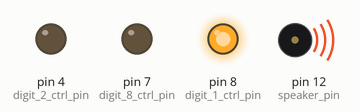
Simulated run of this sketch. Board: Arduino Uno, built with avr-gcc and run on an emulated ATmega328P. Shown: output pins drawn as LEDs (lit = HIGH), buzzer (waves = sounding).

Above: at 0.12 s.
At 0.57 s:
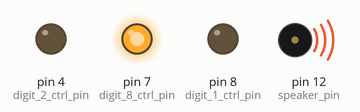
At 1.47 s:
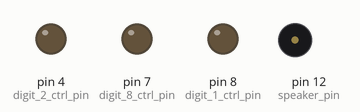
At 2.22 s:
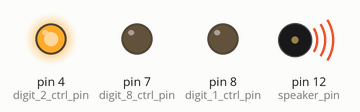
Timing chart, 0 to 3.0 s (numbered marks = the images above):
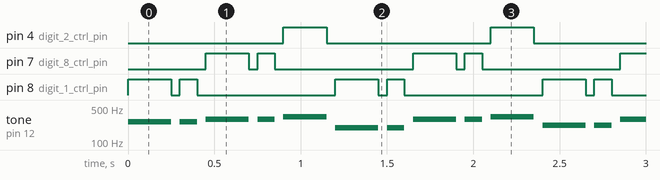

Measured:
- by itself, pin 4 (digit_2_ctrl_pin): alternates HIGH for 0.25 s and LOW for 0.95 s
- by itself, pin 7 (digit_8_ctrl_pin), pin 8 (digit_1_ctrl_pin): repeats every 1.2 s: LOW 0.05 s, HIGH 0.10 s, LOW 0.80 s, HIGH 0.25 s
- by itself, tone on pin 12 (speaker_pin): plays 262 Hz for 0.25 s, 262 Hz for 0.10 s, 294 Hz for 0.25 s, 294 Hz for 0.10 s, 330 Hz for 0.25 s, 196 Hz for 0.25 s … (542 notes in this stretch)

The sketch:

Blink182.ino
```cpp
#include "pitches.h"

int digit_1_ctrl_pin = 8;
int digit_8_ctrl_pin = 7;
int digit_2_ctrl_pin = 4;
int speaker_pin = 12;

const int BPM = 100;
const int OFF_DELTA = 50;

typedef enum { ONE, TWO, EIGHT} digit_t;
typedef enum { A,B,C,D,E,F,G  } note_t;

int song_notes[] = { C, C, D, D, E, G, G, D, D, E, A, A, D, D, E, F, F, E, E, D };

int note_to_pitch(note_t note) {
  switch (note) {
      case F: return NOTE_F3;
      case G: return NOTE_G3;
      case A: return NOTE_A3;
      case B: return NOTE_B3;
      case C: return NOTE_C4;
      case D: return NOTE_D4;
      case E: return NOTE_E4;
  }
}

int get_note_duration_ms(int n_16ths){
  double BPS = BPM/60.0;
  double BPS_16th = BPS*4.0;
  double duartion_16th_ms = 1000.0/BPS_16th;
  int duration = (int)(duartion_16th_ms * n_16ths) - OFF_DELTA;
//  printf("%d, %f, %f, %f, %d",BPM, BPS, BPS_16th, duartion_16th_ms, duration);
  return duration;
}

void setup() {
  pinMode(digit_1_ctrl_pin, OUTPUT);
  pinMode(digit_8_ctrl_pin, OUTPUT);
  pinMode(digit_2_ctrl_pin, OUTPUT);
  pinMode(speaker_pin, OUTPUT);
}
int get_ctrl_pin_by_digit(digit_t digit) {
  switch (digit) {
      case ONE: return digit_1_ctrl_pin;
      case TWO: return digit_2_ctrl_pin;
      case EIGHT: return digit_8_ctrl_pin;
  }
}
void play_note(digit_t digit, note_t note, int n_16ths) {
  int digit_ctrl_pin = get_ctrl_pin_by_digit(digit);
  int duration_ms = get_note_duration_ms(n_16ths);
  int note_pitch = note_to_pitch(note);

  digitalWrite(digit_ctrl_pin, HIGH);
  tone(speaker_pin, note_pitch, duration_ms);
  delay(duration_ms);
  digitalWrite(digit_ctrl_pin, LOW);
  noTone(speaker_pin);
  delay(OFF_DELTA);
}


void song_loop() {
  int len = sizeof(song_notes)/sizeof(int);
  digit_t digits [] = { ONE, ONE, EIGHT, EIGHT, TWO };
  int tempo []      = { 2, 1, 2, 1, 2 };
  for (int i = 0; i < len; i++) {
    play_note(digits[i%5], song_notes[i], tempo[i%5]);
  }
}
void loop() {
  song_loop();
}
```

pitches.h
```cpp
#define NOTE_B0  31
#define NOTE_C1  33
#define NOTE_CS1 35
#define NOTE_D1  37
#define NOTE_DS1 39
#define NOTE_E1  41
#define NOTE_F1  44
#define NOTE_FS1 46
#define NOTE_G1  49
#define NOTE_GS1 52
#define NOTE_A1  55
#define NOTE_AS1 58
#define NOTE_B1  62
#define NOTE_C2  65
#define NOTE_CS2 69
#define NOTE_D2  73
#define NOTE_DS2 78
#define NOTE_E2  82
#define NOTE_F2  87
#define NOTE_FS2 93
#define NOTE_G2  98
#define NOTE_GS2 104
#define NOTE_A2  110
#define NOTE_AS2 117
#define NOTE_B2  123
#define NOTE_C3  131
#define NOTE_CS3 139
#define NOTE_D3  147
#define NOTE_DS3 156
#define NOTE_E3  165
#define NOTE_F3  175
#define NOTE_FS3 185
#define NOTE_G3  196
#define NOTE_GS3 208
#define NOTE_A3  220
#define NOTE_AS3 233
#define NOTE_B3  247
#define NOTE_C4  262
#define NOTE_CS4 277
#define NOTE_D4  294
#define NOTE_DS4 311
#define NOTE_E4  330
#define NOTE_F4  349
#define NOTE_FS4 370
#define NOTE_G4  392
#define NOTE_GS4 415
#define NOTE_A4  440
#define NOTE_AS4 466
#define NOTE_B4  494
#define NOTE_C5  523
#define NOTE_CS5 554
#define NOTE_D5  587
#define NOTE_DS5 622
#define NOTE_E5  659
#define NOTE_F5  698
#define NOTE_FS5 740
#define NOTE_G5  784
#define NOTE_GS5 831
#define NOTE_A5  880
#define NOTE_AS5 932
#define NOTE_B5  988
#define NOTE_C6  1047
#define NOTE_CS6 1109
#define NOTE_D6  1175
#define NOTE_DS6 1245
#define NOTE_E6  1319
#define NOTE_F6  1397
#define NOTE_FS6 1480
#define NOTE_G6  1568
#define NOTE_GS6 1661
#define NOTE_A6  1760
#define NOTE_AS6 1865
#define NOTE_B6  1976
#define NOTE_C7  2093
#define NOTE_CS7 2217
#define NOTE_D7  2349
#define NOTE_DS7 2489
#define NOTE_E7  2637
#define NOTE_F7  2794
#define NOTE_FS7 2960
#define NOTE_G7  3136
#define NOTE_GS7 3322
#define NOTE_A7  3520
#define NOTE_AS7 3729
#define NOTE_B7  3951
#define NOTE_C8  4186
#define NOTE_CS8 4435
#define NOTE_D8  4699
#define NOTE_DS8 4978
```
